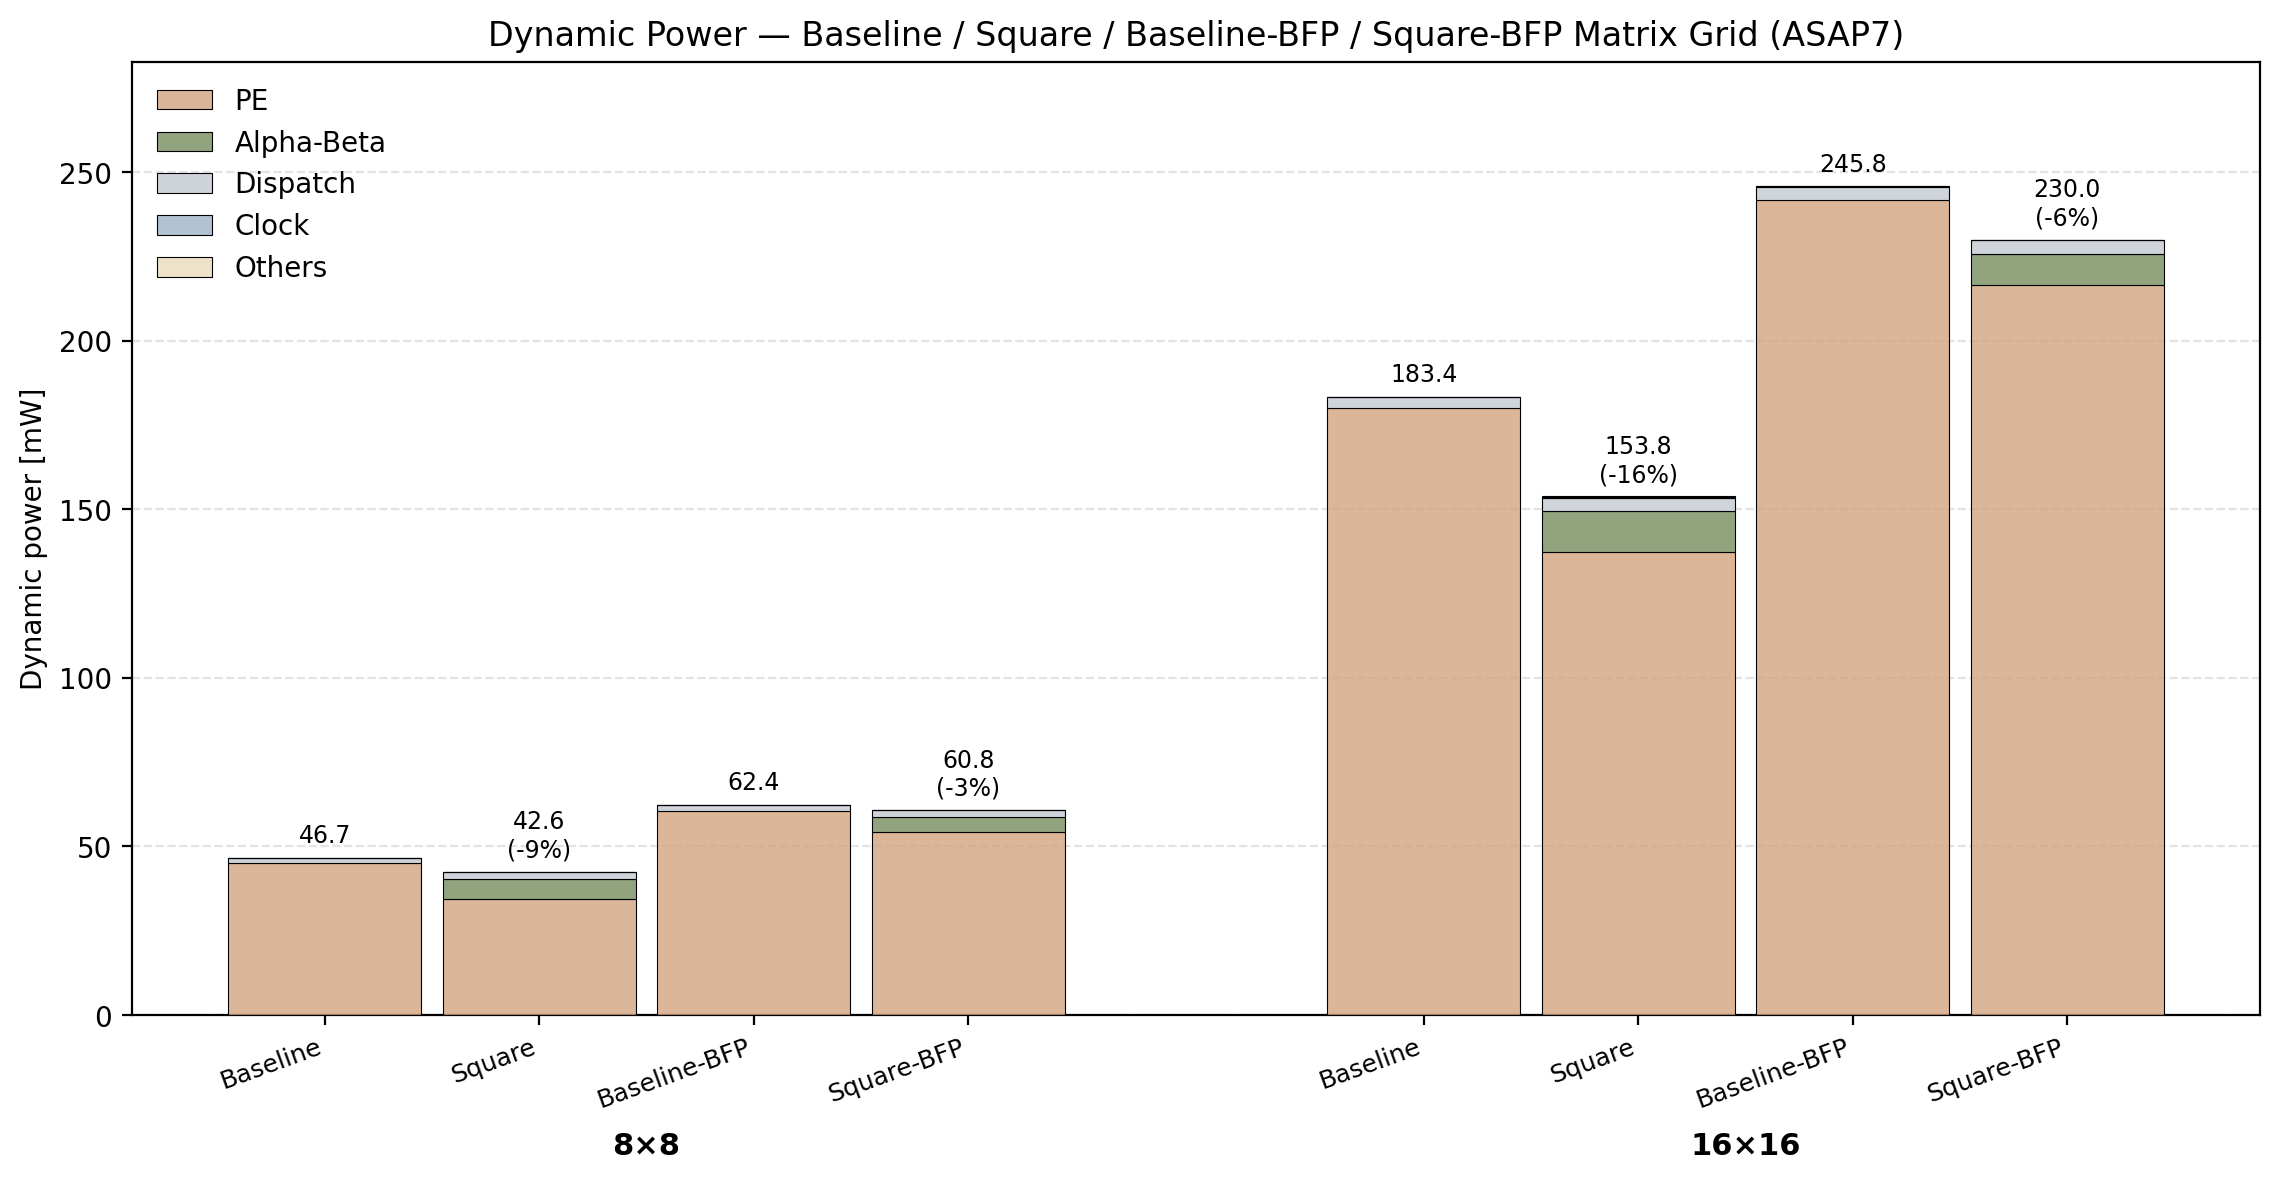

Generate this figure with Python:
# -----------------------------------------------------------------------------
# Author: Simone Machetti
#
# Description:
#   Stacked-bar chart of VCD-annotated dynamic power for the four PE-grid variants
#   - baseline (top_NxN), square (top_NxN_sqr), BFP (top_NxN_bfp) and square-BFP
#   (top_NxN_sqr_bfp) - at 8x8 and 16x16, split into PE / Alpha-Beta / Dispatch /
#   Clock (ICG) / Others. Every bar is assembled from the per-component unit powers
#   measured on the complete 2x2 grids at 100 vectors (imp/dpa_2x2*/report/
#   power_hierarchy.rpt) - gate-level simulation of an 8x8 or 16x16 grid does not
#   fit in memory - and collected per category in doc/data/res_syn_pwr.xlsx. All
#   four variants come from the same VCD-annotated run set so they are mutually
#   consistent. Colours follow hist_syn_area.py, with Clock added (power has a
#   clock term area does not). Writes hist_syn_pwr.png next to this.
# -----------------------------------------------------------------------------

from pathlib import Path
import matplotlib
matplotlib.use("Agg")
import matplotlib.pyplot as plt
from matplotlib.patches import Patch

UNIT = {
    "Baseline": {
        "PE":         {"pe":         0.68225, "icg_pe": 0.02080},
        "Dispatch":   {"disp_a":     0.10100, "disp_b": 0.09975},
        "Alpha-Beta": {},
        "Clock":      {"icg_rowcol": 0.00591},
        "Others":     {"ctrl":       0.00127, "glue":   0.00139},
    },
    "Square": {
        "PE":         {"pe_sqr":     0.51700, "icg_pe": 0.01970},
        "Dispatch":   {"disp_a_sqr": 0.12300, "disp_b_sqr": 0.10700},
        "Alpha-Beta": {"alpha":      0.40000, "beta":   0.36500},
        "Clock":      {"icg_rowcol": 0.01490},
        "Others":     {"ctrl_sqr":   0.00177, "const_sqr": 0.00001, "glue": 0.00182},
    },
    "Baseline-BFP": {
        "PE":         {"pe_bfp":     0.91850, "icg_pe": 0.02610},
        "Dispatch":   {"disp_a":     0.10200, "disp_b": 0.10100,
                       "disp_exp_a": 0.01380, "disp_exp_b": 0.01610},
        "Alpha-Beta": {},
        "Clock":      {"icg_rowcol": 0.00673},
        "Others":     {"ctrl":       0.00136, "glue":   0.00000},
    },
    "Square-BFP": {
        "PE":         {"pe_sqr_bfp": 0.82000, "icg_pe": 0.02620},
        "Dispatch":   {"disp_a_sqr": 0.12250, "disp_b_sqr": 0.10800,
                       "disp_exp_a": 0.01020, "disp_exp_b": 0.01665},
        "Alpha-Beta": {"alpha":      0.29050, "beta":   0.27200},
        "Clock":      {"icg_rowcol": 0.00673},
        "Others":     {"ctrl_sqr":   0.00162, "const_sqr_bfp": 0.00002, "glue": 0.00000},
    },
}

COUNT = {
    "pe": "N2", "pe_sqr": "N2", "pe_bfp": "N2", "pe_sqr_bfp": "N2", "icg_pe": "N2",
    "disp_a": "N", "disp_b": "N", "disp_a_sqr": "N", "disp_b_sqr": "N",
    "disp_exp_a": "N", "disp_exp_b": "N",
    "alpha": "N", "beta": "N", "icg_rowcol": "2N",
    "ctrl": "1", "ctrl_sqr": "1", "const_sqr": "1", "const_sqr_bfp": "1", "glue": "1",
}

VARIANTS = ["Baseline", "Square", "Baseline-BFP", "Square-BFP"]


def assemble(variant, n):
    mult = {"1": 1, "N": n, "2N": 2 * n, "N2": n * n}
    return {sec: sum(v * mult[COUNT[k]] for k, v in comps.items())
            for sec, comps in UNIT[variant].items()}


SECTIONS = ["PE", "Alpha-Beta", "Dispatch", "Clock", "Others"]
COLORS = {
    "PE":         "#d4a480cc",
    "Dispatch":   "#ced4da",
    "Alpha-Beta": "#778d5ecc",
    "Clock":      "#9fb3c8cc",
    "Others":     "#eadbbccc",
}

SIZES = [8, 16]
bars = [(v, sz, assemble(v, sz)) for sz in SIZES for v in VARIANTS]
tot = [sum(cat.values()) for _, _, cat in bars]

x = []
x0 = 0.0
for gi in range(len(SIZES)):
    for bi in range(len(VARIANTS)):
        x.append(x0 + bi * 0.80)
    x0 += len(VARIANTS) * 0.80 + 0.90

fig, ax = plt.subplots(figsize=(11.5, 6.0))
width = 0.72

for xi, (_, _, cat) in zip(x, bars):
    bottom = 0.0
    for sec in SECTIONS:
        val = cat[sec]
        if val > 0:
            ax.bar(xi, val, width, bottom=bottom, color=COLORS[sec],
                   edgecolor="black", linewidth=0.4, zorder=3)
        bottom += val

pad = 0.012 * max(tot)
CORRESP = {"Square": "Baseline", "Square-BFP": "Baseline-BFP"}
total_of = {(v, sz): sum(cat.values()) for v, sz, cat in bars}
for (v, sz, _), xi, t_ in zip(bars, x, tot):
    label = f"{t_:.1f}"
    if v in CORRESP:
        label += f"\n({t_ / total_of[(CORRESP[v], sz)] - 1.0:+.0%})"
    ax.text(xi, t_ + pad, label, ha="center", va="bottom", fontsize=8.5)

ax.set_xticks(x)
ax.set_xticklabels([b[0] for b in bars], rotation=20, ha="right", fontsize=9)

for gi, sz in enumerate(SIZES):
    xs = x[gi * len(VARIANTS):(gi + 1) * len(VARIANTS)]
    ax.text(sum(xs) / len(xs), -0.14 * max(tot), f"{sz}×{sz}",
            ha="center", va="top", fontsize=11, fontweight="bold")

ax.set_ylabel("Dynamic power [mW]")
ax.set_title("Dynamic Power — Baseline / Square / Baseline-BFP / Square-BFP Matrix Grid (ASAP7)")
ax.set_ylim(0, max(tot) * 1.15)
ax.grid(axis="y", linestyle="--", alpha=0.35, zorder=0)

legend = [Patch(facecolor=COLORS[s], edgecolor="black", linewidth=0.4, label=s) for s in SECTIONS]
ax.legend(handles=legend, loc="upper left", frameon=False)

fig.tight_layout()
out = Path(__file__).with_name("hist_syn_pwr.png")
fig.savefig(out, dpi=200, bbox_inches="tight")
print(f"saved {out}")
for (v, sz, cat), t_ in zip(bars, tot):
    rel = f"  ({t_ / total_of[(CORRESP[v], sz)] - 1:+.1%})" if v in CORRESP else ""
    print(f"{v:11s} {sz:2d}x{sz:<2d} total={t_:8.3f} mW{rel:>10}  " +
          "  ".join(f"{s}={cat[s]:.3f}" for s in SECTIONS))
